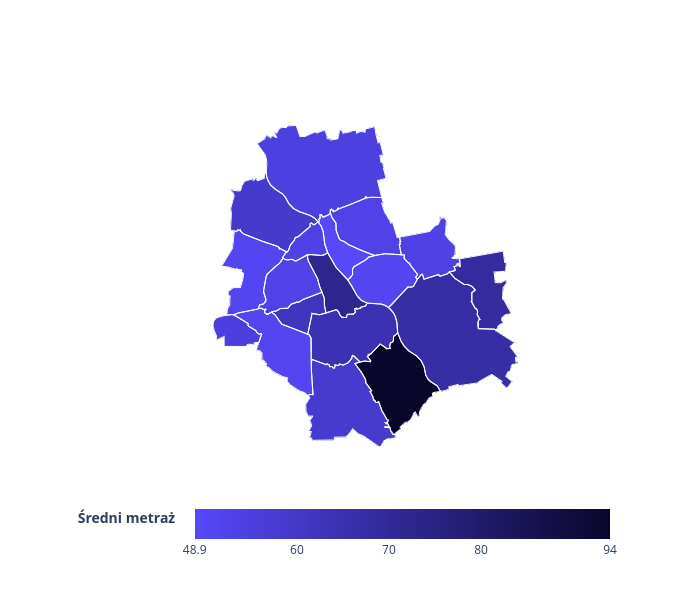

Notebook code for this chart:
### Code cell
fig = px.choropleth_map(
    mapa_warszawa,
    geojson=mapa_warszawa.geometry,     
    locations=mapa_warszawa.index,
    color='średni_metraż',               
    hover_name='dzielnica',

    hover_data={
        'liczba_ofert': True, 
        'średnia_cena_za_metr': True
    },

    labels={
        'liczba_ofert': 'Liczba ofert',
        'średnia_cena_za_metr': 'Średnia cena (zł/m²)',
        'średni_metraż': 'Średni metraż'
    },

    color_continuous_scale=['#5748fa', '#09062b'], 
    center={'lat': 52.23, 'lon': 21.04},
    map_style='white-bg',  
    zoom=9,
    height=600,
    width=700,                            
)

fig.update_layout(
    coloraxis_colorbar=dict(
        orientation='h',
        y=-0.1,
    )
)
fig.update_traces(marker_line_width=1, marker_line_color='white')

min_metraz = mapa_warszawa['średni_metraż'].min()
max_metraz = mapa_warszawa['średni_metraż'].max()

fig.update_layout(
    coloraxis_colorbar=dict(
        title='<b>Średni metraż</b>',
        tickmode='array',
        tickvals=[min_metraz, 60, 70, 80, max_metraz],
    )
)
#fig.write_html("wykres3.html")
fig.show()

### Figure 1 — Plotly figure (JSON) as saved in the notebook; plotly's stock layout.template omitted (floating-point values rounded to 4 significant figures; data arrays with more than 128 entries replaced by an {"elided": "..."} marker saying what was removed)
{"data": [{"coloraxis": "coloraxis", "customdata": [[170.0, 19240.0], [20.0, 14600.0], [220.0, 17990.0], [1164.0, 13760.0], [29.0, 13780.0], [188.0, 17420.0], [756.0, 20780.0], [642.0, 20090.0], [189.0, 19810.0], [404.0, 29380.0], [352.0, 14970.0], [252.0, 15990.0], [528.0, 25540.0], [335.0, 18900.0], [154.0, 13800.0], [131.0, 19860.0], [492.0, 17210.0], [346.0, 20250.0]], "geojson": {"bbox": [20.85, 52.1, 21.27, 52.37], "features": [{"bbox": [20.93, 52.19, 21.01, 52.23], "geometry": {"coordinates": [[[[21.0, 52.23], [20.99, 52.23], [20.99, 52.23], [20.99, 52.22], [20.98, 52.22], [20.98, 52.22], [20.98, 52.22], [20.98, 52.22], [20.98, 52.22], [20.97, 52.22], [20.97, 52.22], [20.97, 52.22], [20.97, 52.22], [20.97, 52.22], [20.97, 52.22], [20.96, 52.22], [20.96, 52.22], [20.96, 52.22], [20.96, 52.22], [20.96, 52.22], [20.96, 52.22], [20.96, 52.21], [20.95, 52.21], [20.95, 52.21], [20.95, 52.21], [20.95, 52.21], [20.95, 52.21], [20.95, 52.21], [20.94, 52.21], [20.94, 52.21], [20.94, 52.21], [20.93, 52.21], [20.93, 52.21], [20.93, 52.21], [20.93, 52.21], [20.93, 52.21], [20.93, 52.21], [20.93, 52.21], [20.93, 52.21], [20.93, 52.21], [20.94, 52.21], [20.94, 52.21], [20.94, 52.21], [20.94, 52.21], [20.94, 52.21], [20.94, 52.21], [20.94, 52.2], [20.94, 52.2], [20.94, 52.2], [20.95, 52.2], [20.95, 52.2], [20.95, 52.2], [20.96, 52.2], [20.98, 52.19], [20.98, 52.2], [20.99, 52.21], [21.0, 52.21], [21.01, 52.21], [21.01, 52.22], [21.0, 52.22], [21.0, 52.22], [21.0, 52.23], [21.0, 52.23]]]], "type": "MultiPolygon"}, "id": "0", "properties": {}, "type": "Feature"}, {"bbox": [21.11, 52.24, 21.19, 52.29], "geometry": {"coordinates": {"elided": "1x1x110x2 float values"}, "type": "MultiPolygon"}, "id": "1", "properties": {}, "type": "Feature"}, {"bbox": [20.86, 52.21, 20.95, 52.28], "geometry": {"coordinates": {"elided": "1x1x184x2 float values"}, "type": "MultiPolygon"}, "id": "2", "properties": {}, "type": "Feature"}, {"bbox": [20.91, 52.29, 21.09, 52.37], "geometry": {"coordinates": {"elided": "1x1x242x2 float values"}, "type": "MultiPolygon"}, "id": "3", "properties": {}, "type": "Feature"}, {"bbox": [21.18, 52.2, 21.26, 52.26], "geometry": {"coordinates": {"elided": "1x1x90x2 float values"}, "type": "MultiPolygon"}, "id": "4", "properties": {}, "type": "Feature"}, {"bbox": [20.88, 52.26, 21.0, 52.33], "geometry": {"coordinates": {"elided": "1x1x146x2 float values"}, "type": "MultiPolygon"}, "id": "5", "properties": {}, "type": "Feature"}, {"bbox": [20.98, 52.16, 21.11, 52.22], "geometry": {"coordinates": {"elided": "1x1x186x2 float values"}, "type": "MultiPolygon"}, "id": "6", "properties": {}, "type": "Feature"}, {"bbox": [21.04, 52.22, 21.13, 52.26], "geometry": {"coordinates": {"elided": "1x1x177x2 float values"}, "type": "MultiPolygon"}, "id": "7", "properties": {}, "type": "Feature"}, {"bbox": [21.0, 52.24, 21.07, 52.29], "geometry": {"coordinates": {"elided": "1x1x242x2 float values"}, "type": "MultiPolygon"}, "id": "8", "properties": {}, "type": "Feature"}, {"bbox": [20.98, 52.21, 21.06, 52.26], "geometry": {"coordinates": {"elided": "1x1x148x2 float values"}, "type": "MultiPolygon"}, "id": "9", "properties": {}, "type": "Feature"}, {"bbox": [21.01, 52.26, 21.11, 52.31], "geometry": {"coordinates": {"elided": "1x1x154x2 float values"}, "type": "MultiPolygon"}, "id": "10", "properties": {}, "type": "Feature"}, {"bbox": [20.85, 52.18, 20.92, 52.21], "geometry": {"coordinates": {"elided": "1x1x135x2 float values"}, "type": "MultiPolygon"}, "id": "11", "properties": {}, "type": "Feature"}, {"bbox": [20.91, 52.21, 21.0, 52.26], "geometry": {"coordinates": {"elided": "1x1x163x2 float values"}, "type": "MultiPolygon"}, "id": "12", "properties": {}, "type": "Feature"}, {"bbox": [20.98, 52.1, 21.1, 52.17], "geometry": {"coordinates": {"elided": "1x1x280x2 float values"}, "type": "MultiPolygon"}, "id": "13", "properties": {}, "type": "Feature"}, {"bbox": [21.09, 52.14, 21.27, 52.25], "geometry": {"coordinates": {"elided": "1x1x190x2 float values"}, "type": "MultiPolygon"}, "id": "14", "properties": {}, "type": "Feature"}, {"bbox": [21.05, 52.11, 21.16, 52.19], "geometry": {"coordinates": {"elided": "1x1x245x2 float values"}, "type": "MultiPolygon"}, "id": "15", "properties": {}, "type": "Feature"}, {"bbox": [20.88, 52.14, 20.99, 52.21], "geometry": {"coordinates": {"elided": "1x1x173x2 float values"}, "type": "MultiPolygon"}, "id": "16", "properties": {}, "type": "Feature"}, {"bbox": [20.95, 52.25, 21.01, 52.29], "geometry": {"coordinates": {"elided": "1x1x141x2 float values"}, "type": "MultiPolygon"}, "id": "17", "properties": {}, "type": "Feature"}], "type": "FeatureCollection"}, "hovertemplate": "<b>%{hovertext}</b><br><br>index=%{location}<br>Liczba ofert=%{customdata[0]}<br>Średnia cena (zł/m²)=%{customdata[1]}<br>Średni metraż=%{z}<extra></extra>", "hovertext": ["Ochota", "Rembertów", "Bemowo", "Białołęka", "Wesoła", "Bielany", "Mokotów", "Praga-Południe", "Praga-Północ", "Śródmieście", "Targówek", "Ursus", "Wola", "Ursynów", "Wawer", "Wilanów", "Włochy", "Żoliborz"], "locations": [0, 1, 2, 3, 4, 5, 6, 7, 8, 9, 10, 11, 12, 13, 14, 15, 16, 17], "marker": {"line": {"color": "white", "width": 1}}, "name": "", "subplot": "map", "type": "choroplethmap", "z": [62.0, 53.8, 51.1, 54.4, 68.7, 58.6, 64.4, 51.0, 48.9, 72.5, 52.8, 54.8, 53.0, 58.4, 67.4, 94.0, 50.9, 53.5]}], "layout": {"coloraxis": {"colorbar": {"orientation": "h", "tickmode": "array", "tickvals": [48.9, 60, 70, 80, 94], "title": {"text": "<b>Średni metraż</b>"}, "y": -0.1}, "colorscale": [[0, "#5748fa"], [1, "#09062b"]]}, "height": 600, "legend": {"tracegroupgap": 0}, "map": {"center": {"lat": 52.23, "lon": 21.04}, "domain": {"x": [0, 1], "y": [0, 1]}, "style": "white-bg", "zoom": 9}, "mapbox": {"center": {"lat": 52.23, "lon": 21.04}, "style": "white-bg", "zoom": 9}, "margin": {"t": 60}, "width": 700}}
